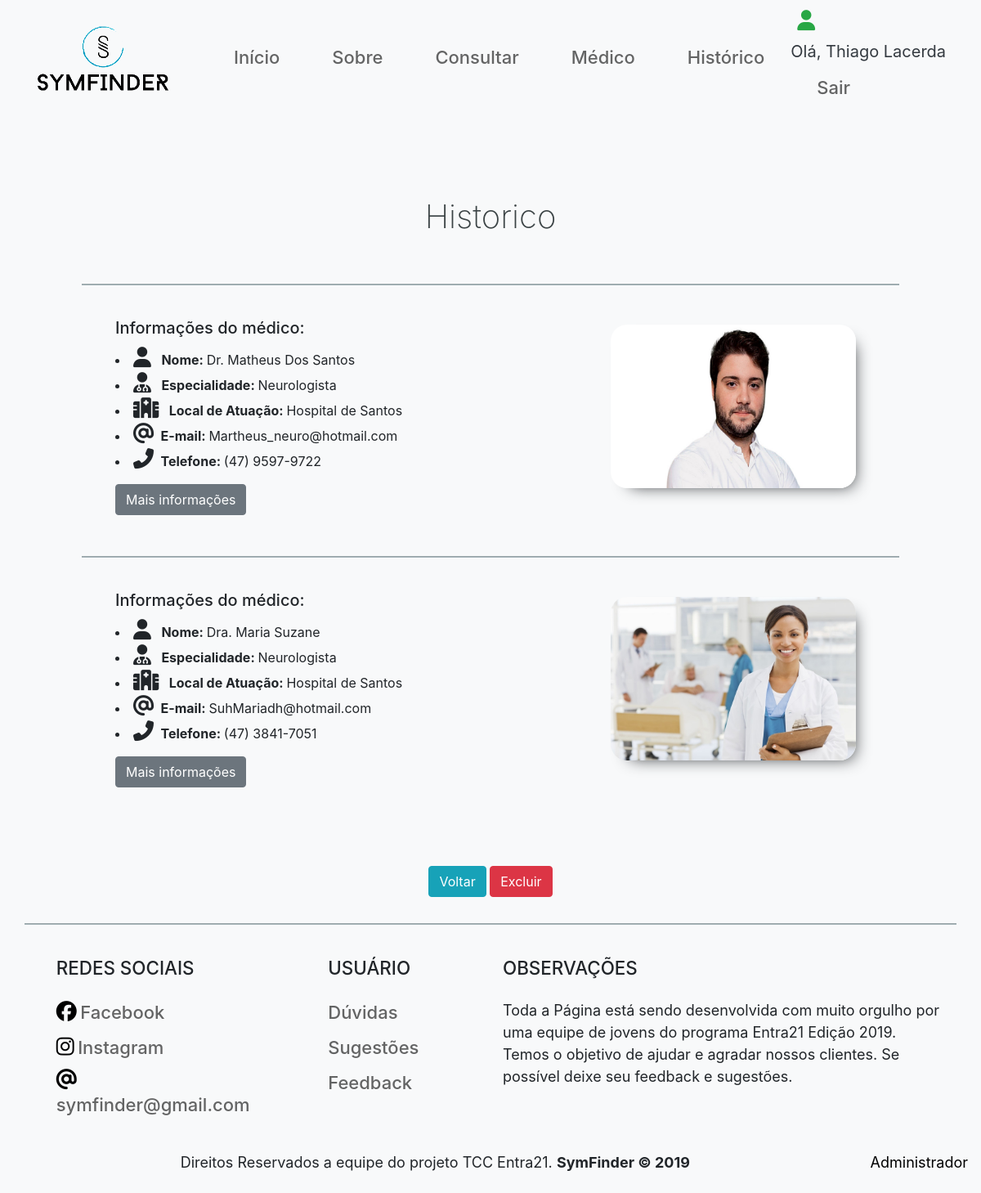
The page /historico_visualizacao.php?id_consulta=62 (signed in) on the database as committed earlier.
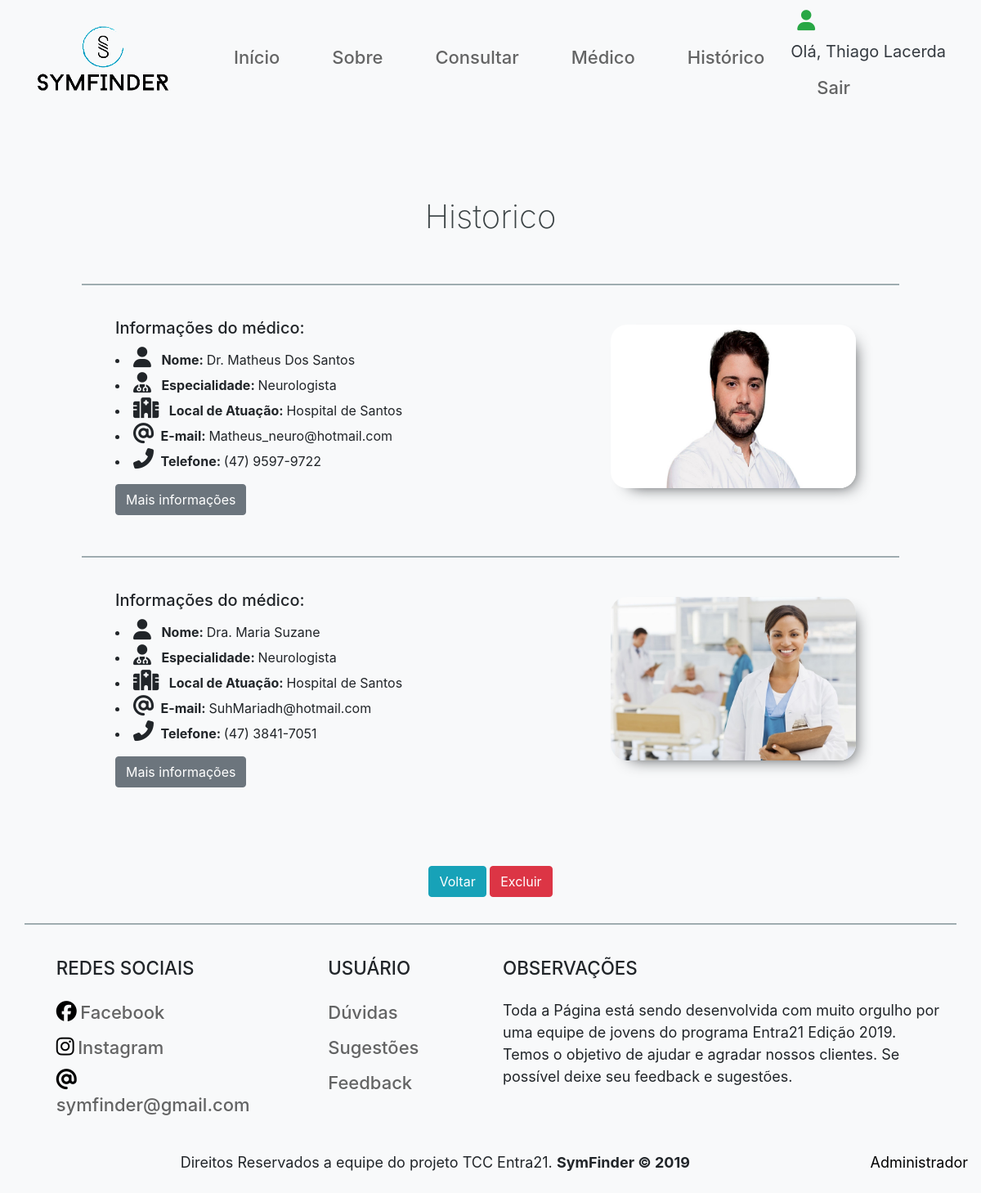
The same page on the database as committed later.
### tables this page shows
CREATE TABLE `tb_medicos` (
  `id` int(11) NOT NULL,
  `nome` varchar(50) DEFAULT NULL,
  `telefone` varchar(15) DEFAULT NULL,
  `email` varchar(50) DEFAULT NULL,
  `fk_am` int(11) DEFAULT NULL,
  `fk_hospital` int(11) DEFAULT NULL,
  `formacao1` varchar(255) DEFAULT NULL,
  `formacao2` varchar(255) DEFAULT NULL,
  `formacao3` varchar(255) DEFAULT NULL,
  `nome_imagem` text
);

CREATE TABLE `tb_area_medica` (
  `id` int(11) NOT NULL,
  `area_medica` varchar(50) DEFAULT NULL
);

CREATE TABLE `tb_hospital` (
  `id` int(11) NOT NULL,
  `nome` varchar(50) DEFAULT NULL,
  `telefone` varchar(50) DEFAULT NULL,
  `cidade` varchar(50) DEFAULT NULL
);

### backend/backend_historico.php (called while the page is built, shortened)
<?php
	require_once('include/conexao.php');
	if (isset($_GET['id_consulta'])) {
		$id_consulta = $_GET['id_consulta'];
	}
	$sqlTipo = "SELECT * FROM tb_historico
				WHERE id = '$id_consulta'";
	$queryTipo = mysqli_query($con, $sqlTipo);
	$resultTipo = mysqli_fetch_array($queryTipo);
	$tipo = $resultTipo['fk_tipo'];
	$sqlHistorico = "SELECT m.*, a.area_medica AS area, h.nome AS hospital, i.tipo_incomodo AS tipo FROM tb_medicos m
			JOIN tb_area_medica a ON a.id = m.fk_am
			JOIN tb_hospital h ON h.id = m.fk_hospital
			JOIN tb_tipos_incomodo i ON i.fk_am = a.id
			WHERE i.id = '$tipo'";
	$queryHistorico = mysqli_query($con, $sqlHistorico);
?>

### historico_visualizacao.php (the view, shortened to what this page needs)
<?php
	require_once('backend/backend_historico.php');
?>
<!DOCTYPE html>
<html>
<head>
	<link rel="stylesheet" href="https://stackpath.bootstrapcdn.com/bootstrap/4.3.1/css/bootstrap.min.css">
	<link rel="stylesheet" type="text/css" href="media/css/etapa1.css">
	<link rel="stylesheet" type="text/css" href="media/css/medico.css">
</head>
<body class="bg-light">
	<?php
		require_once('include/header.php');
	?>
	<div class="container-fluid">
		<div class="container mb-5 pb-5">
			<div class="row">
				<div class="col-12 text-center">
					<h2>Historico</h2>
				</div>
			</div>
			<?php while ($resultadoHistorico = mysqli_fetch_array($queryHistorico)) { ?>
				<div class="row">
			<hr style="background-color: rgb(168, 182, 186); width: 1000px; margin-top:50px; height: 1px; ">
			</div>
			<div class="media mt-4 ">
				<div class="media-body pl-5">
					<div class="ml-5">
						<h5>Informações do médico:</h5>
						<li>
							<i class="fas fa-user mt-1 mr-2"></i>
							<strong>Nome: </strong><?=$resultadoHistorico['nome']?>
						</li>
						<li class="mt-1">
							<i class="fas fa-user-md mr-2"></i>
							<strong>Especialidade: </strong><?=$resultadoHistorico['area']?>
						</li>
						<li class="mt-1">
							<i class="fas fa-hospital mr-2"></i>
							<strong>Local de Atuação: </strong><?=$resultadoHistorico['hospital']?>
						</li>
						<li class="mt-1">
							<i class="fas fa-at mr-1"></i>
							<strong>E-mail: </strong><?=$resultadoHistorico['email']?>
						</li>
						<li class="mt-1">
							<i class="fas fa-phone-alt mr-1"></i>
							<strong>Telefone: </strong><?=$resultadoHistorico['telefone']?>
						</li>
						<a href="medico.php" class="btn btn-secondary mt-3">Mais informações</a>
					</div>
				</div>
				<div class="mr-5 mt-2">
					<img  src="<?=$resultadoHistorico['nome_imagem']?>" class="img-fluid img_medico_etp3 d-none d-sm-block">
				</div>
			</div>
			<?php } ?>
		</div>
				<form method="post" action="">
					<div class="text-center">
						<a href="historico.php" class="btn btn-info">Voltar</a>
						<input type="submit" name="btnExcluirFoda" value="Excluir" class="btn btn-danger">
					</div>
				</form>
	</div>
	<?php require_once('include/footer.php'); ?>
</body>
</html>

### include/header.php (shortened to what this page needs)
<?php
	require_once('include/conexao.php');
	$sql = "SELECT * FROM tb_usuario WHERE id = '{$_SESSION['id_usuario']}'";
	$queryEdição = mysqli_query($con, $sql);
	$resultado = mysqli_fetch_array($queryEdição);
?>
<link rel="stylesheet" type="text/css" href="media/css/header.css">
<nav class="navbar  navbar-expand-lg navbar-light mb-5" style="background-color: transparent;">
	<a class="navbar-brand" href="index.php">
		<img src="media/images/logo__.png" style="width: 160px; margin-left: 30px; ">
	</a>
	<div class="collapse  navbar-collapse  ml-2	" id="navbarSupportedContent">
		<ul class="navbar-nav mr-auto">
			<li class="nav-item active ml-5">
				<a class="nav-link slide-center-out" href="index.php">Início <span class="sr-only">(current)</span></a>
			</li>
			<li class="nav-item ml-5">
				<a class="nav-link slide-center-out" href="sobre.php">Sobre</a>
			</li>
			<?php if (isset($_SESSION['logado']) && $_SESSION['logado'] == true) { ?>
			<li class="nav-item ml-5">
				<a class="nav-link slide-center-out" href="consulta.php">Consultar</a>
			</li>
			<?php } ?>
			<?php if (isset($_SESSION['logado']) && $_SESSION['logado'] == true) { ?>
			<li class="nav-item ml-5">
				<a class="nav-link slide-center-out" href="medico.php">Médico</a>
			</li>
			<?php } ?>
			<?php if (isset($_SESSION['logado']) && $_SESSION['logado'] == true) { ?>
				<li class="nav-item ml-5">
					<a class="nav-link slide-center-out mr-4" href="historico.php">Histórico</a>
				</li>
			<?php } ?>
		</ul>
		<form class="form-inline my-2 my-lg-0 mr-5">
			<?php if (isset($_SESSION['logado']) && $_SESSION['logado'] == true) { ?>
			<a class="navbar-brand" href="cadastro.php?id=<?=$resultado['id']?>">
				<i class="fas fa-user nav-link ml-2 p-0 text-success"
				data-whatever="@fat"></i>
			</a>
			<div class="text-dark">
				<a class="navbar-brand"> Olá, <?=$_SESSION['nome_usuario']?></a>
			</div>
			<ul class="navbar-nav mr-auto">
				<li class="nav-item">
					<a href="backend/logoff.php" class="nav-link ml-4  slide-center-out"> Sair</a>
				</li>
			</ul>
			<?php } ?>
		</form>
	</div>
</nav>

### include/footer.php (shortened to what this page needs)
<link rel="stylesheet" type="text/css" href="media/css/footer.css">
<footer class="ft page-footer font-small indigo pt-3">
  <div class="container text-center text-md-left">
    <div class="row">
<hr style="background-color: rgb(168, 182, 186); width: 1200px; height: 1px; ">
      <div class="col-md-3 mx-auto">
        <h4 class="text-uppercase mt-4 mb-4 footer">Redes Sociais</h4>
        <ul class="nt list-unstyled">
          <li class="">
            <i class="fab fa-facebook " ></i>
            <a href="https://www.facebook.com/symfinder.symfinder.9"
            style="text-decoration: none;">Facebook </a>
          </li>
          <li>
            <i class="fab fa-instagram "></i>
            <a  href="https://www.instagram.com/symfinder/"
            style="text-decoration: none;">Instagram</a>
          </li>
          <li>
            <i class="fas fa-at"></i>
            <a style="text-decoration: none;">symfinder@gmail.com</a>
          </li>
        </ul>
      </div>
      <div class="col-md-2 mx-auto">
        <h4 class="text-uppercase mt-4 mb-4  footer">Usuário</h4>
        <ul class="nt list-unstyled">
          <li><a href="#" data-target="#modal_duvidas" data-toggle="modal" style="text-decoration:none;">Dúvidas</a></li>
          <li><a href="#" data-target="#modal_sugestao" data-toggle="modal" style="text-decoration:none;">Sugestões</a></li>
          <li><a href="#" data-target="#modal_feedback" data-toggle="modal" style="text-decoration:none;">Feedback</a></li>
        </ul>
      </div>
      <div class="col-md-6 mt-md-0 mt-3">
        <h4 class="text-uppercase mt-4 mb-4  footer">Observações</h4>
        <p >Toda a Página está sendo desenvolvida com muito orgulho por uma equipe de jovens do programa Entra21 Edição 2019. Temos o objetivo de ajudar e agradar nossos clientes. Se possível deixe seu feedback e sugestões.</p>
      </div>
    </div>
  </div>
  <div class="ft1 footer-copyright text-center pt-4 pb-2">
   <p>Direitos Reservados a equipe do projeto TCC Entra21.
     <strong > SymFinder © 2019</strong>
     <?php if ($_SESSION['logado'] == true) {
      if ($_SESSION['nivel_acesso'] == 'adm') { ?>
      <a class="pr-3 " style="float: right; color: black;" href="painel.php">Administrador</a>
      <?php } ?>
      <?php } ?>
    </p>
  </div>
</footer>

### media/css/etapa1.css (style rules this page uses)
h2 { font-size: 40px !important; color: rgb(59, 67, 69) !important; font-weight: 200 !important; margin-top: 50px !important; text-align: center !important; }

### media/css/medico.css (style rules this page uses)
.img_medico_etp3 { width: 300px; height: 200px; border-radius: 20px; box-shadow: 10px 10px 20px -13px; margin-left:100px; margin-right: 60px; }

### media/css/header.css (style rules this page uses)
li a { font-size: 22px !important; font-weight: 500 !important; }
i { font-size: 25px !important; }
.slide-center-out { text-decoration:none !important; display: inline-block !important; color:blue; }
.slide-center-out:after { content: ''; display: block; height: 3px; width: 0; background: transparent; transition: width .5s ease, background-color .5s ease; -webkit-transition: width .5s ease, background-color .5s ease; -moz-transition: width .5s ease, background-color .5s ease; margin:auto; }

### media/css/footer.css (style rules this page uses)
.ft1 { text-align:center; }
.nt li { margin-top: 10px; color: black; }
ul li a { color:rgba(0,0,0,0.6) !important; font-size: 20px; }
.footer { font-size: 1.4rem !important; }
p { font-size: 18px; }

Rows that differ between the two databases and show on the page:
changed tb_medicos "Dr. Matheus Dos Santos": email "Martheus_neuro@hotmail.com" → "Matheus_neuro@hotmail.com"
